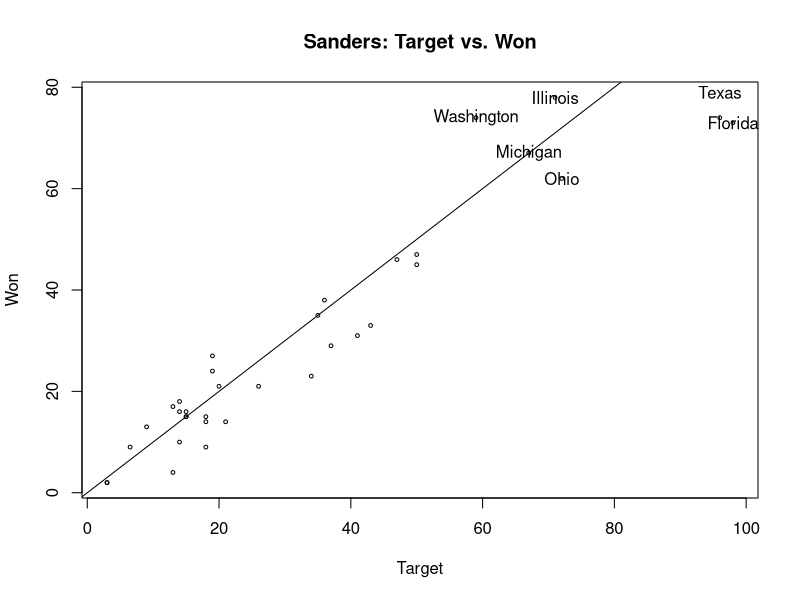
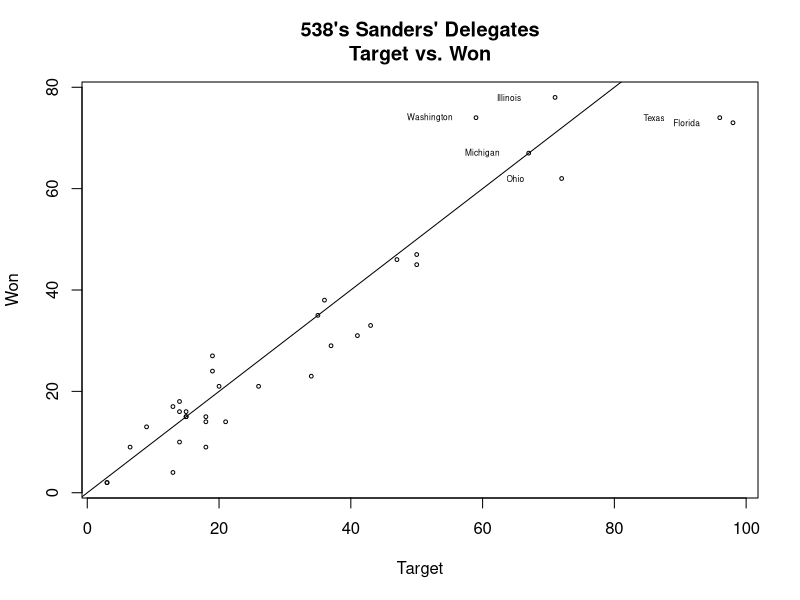

Source code (R) for these figures, in order:
# Target538.R

dat <- read.csv("FiveThirtyEightTargets.csv")
dat <- dat[-nrow(dat), ]

future.ind <- which(is.na(dat$CLINTON.Won))

past.dat <- dat[-future.ind, ]
Clinton <- past.dat$CLINTON.Won - past.dat$CLINTON.Target
names(Clinton) <- past.dat$STATE.OR.TERRITORY
sort(Clinton)

Sanders <- past.dat$SANDERS.Won - past.dat$SANDERS.Target
names(Sanders) <- past.dat$STATE.OR.TERRITORY
sort(Sanders)

plot(x = past.dat$SANDERS.Target, y = past.dat$SANDERS.Won,
     xlab = "Target", ylab = "Won", main = "Sanders: Target vs. Won", cex = .5)
big.sanders <- which(past.dat$SANDERS.Target > 50)
text(x = past.dat$SANDERS.Target[big.sanders],
     y = past.dat$SANDERS.Won[big.sanders] + c(5, rep(0, 5)),
     labels = past.dat$STATE.OR.TERRITORY[big.sanders])
abline(0, 1)

plot(x = past.dat$SANDERS.Target, y = past.dat$SANDERS.Won,
     xlab = "Target", ylab = "Won", main = "538's Sanders' Delegates\nTarget vs. Won", cex = .5)
big.sanders <- which(past.dat$SANDERS.Target > 50)
text(x = past.dat$SANDERS.Target[big.sanders] - c(10, rep(7, 5)),
     y = past.dat$SANDERS.Won[big.sanders],
     labels = past.dat$STATE.OR.TERRITORY[big.sanders], cex = .5)
abline(0, 1)
